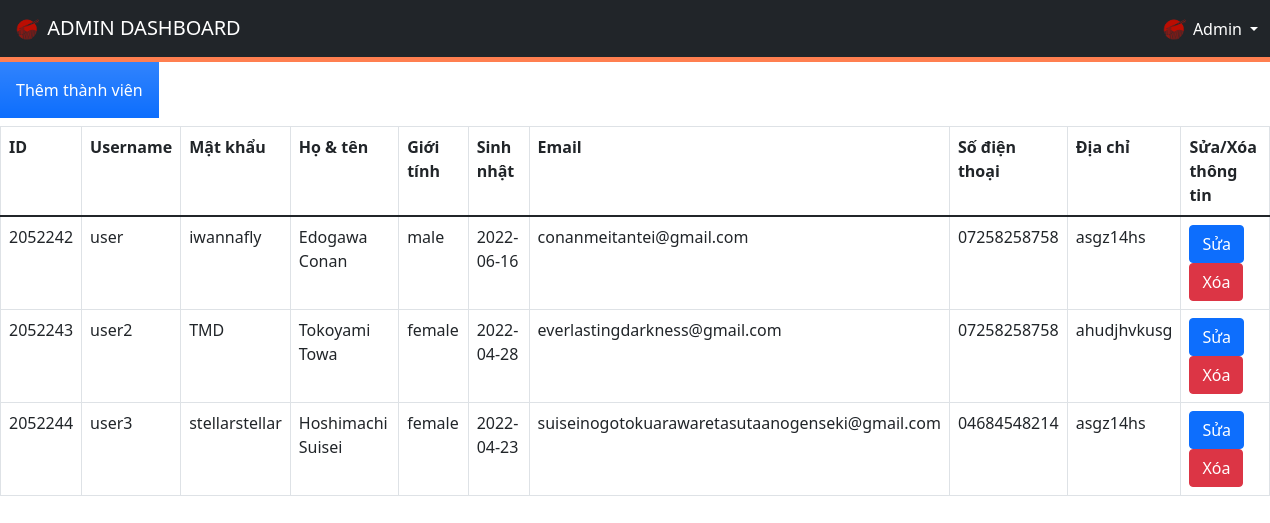
Screenshot of /admin/commentManagement.php with the database file from the repository.
### tables this page shows
CREATE TABLE `user` (
  `id` int(10) UNSIGNED NOT NULL,
  `username` varchar(100) NOT NULL,
  `password` varchar(255) NOT NULL,
  `full_name` varchar(100) NOT NULL,
  `sex` varchar(6) NOT NULL COMMENT 'male, female, other',
  `birthday` date NOT NULL,
  `email` varchar(50) NOT NULL,
  `phone` varchar(15) NOT NULL,
  `address` varchar(255) NOT NULL,
  `active` tinyint(1) NOT NULL DEFAULT 1 COMMENT '0: banned, 1: active'
);

### admin/commentManagement.php (the view, shortened to what this page needs)
<!DOCTYPE html>
<html lang="en">
<head>
  <link href="https://cdnjs.cloudflare.com/ajax/libs/font-awesome/5.9.0/css/all.min.css" rel="stylesheet">
  <link href="https://cdn.jsdelivr.net/npm/bootstrap@5.1.3/dist/css/bootstrap.min.css" rel="stylesheet">
  <link rel="stylesheet" href="admin-styles/styles.css">
</head>
<body>
  <div>
    <?php $IPATH = $_SERVER["DOCUMENT_ROOT"]."/btl-web/admin/";
    include($IPATH."navbar.php");?>
  </div>
    <form method="post" action="memberManagement.php">
      <a href="newMember.php"><input type="button" class="p-3 mb-2 bg-primary bg-gradient text-white" value="Thêm thành viên"></a>
    </form>
      <?php
        include('../config/config.php');
        echo "<table class='table table-bordered'>
                <tr>
                    <th>ID</th>
                    <th>Username</th>
                    <th>Mật khẩu</th>
                    <th>Họ & tên</th>
                    <th>Giới tính</th>
                    <th>Sinh nhật</th>
                    <th>Email</th>
                    <th>Số điện thoại</th>
                    <th>Địa chỉ</th>
                    <th>Sửa/Xóa thông tin</th>
                </tr>
                <tbody>";
        $sql = "SELECT * from user";
        $result = $conn->query($sql);
        if ($result->num_rows > 0) {
          while ($row = $result->fetch_assoc()) {
              $id = $row['id'];
              echo "<tr><td>".$row['id']."</td><td>".$row['username']."</td><td>".$row['password'].
              "</td><td>".$row['full_name']."</td><td>".$row['sex']."</td><td>".$row['birthday']
              ."</td><td>".$row['email']."</td><td>".$row['phone']."</td><td>".$row['address']."</td>
              <td><a href='editMember.php?id=$id' class='btn btn-primary m-r-1em' name='edit'>Sửa</a>
              <a href='deleteMember.php?id=$id' class='btn btn-danger'>Xóa</a></td></tr>";
          }
          echo "</tbody></table>";
        }
      ?>
</body>
</html>

### admin/admin-styles/styles.css (style rules this page uses)
:root { --color: #e74c3c; --border: 5px solid #e74c3c; --gray: #57606f; --bg: rgba(255, 255, 255, 0.3); }

### admin/admin-styles/adminButton.css (style rules this page uses)
* { margin: 0; padding: 0; box-sizing: border-box; outline: none; border: none; text-decoration: none; transition: 0.2s linear; }
:root { --color: #ff7f50; --border: 5px solid #ff7f50; --gray: #57606f; --bg: rgba(255, 255, 255, 0.3); }

### rows the page displays
user: id "2052242", username "user", password "iwannafly", full_name "Edogawa Conan", sex "male", birthday "2022-06-16", email "conanmeitantei@gmail.com", phone "07258258758", address "asgz14hs"
user: id "2052243", username "user2", password "TMD", full_name "Tokoyami Towa", sex "female", birthday "2022-04-28", email "everlastingdarkness@gmail.com", phone "07258258758", address "ahudjhvkusg"
user: id "2052244", username "user3", password "stellarstellar", full_name "Hoshimachi Suisei", sex "female", birthday "2022-04-23", email "suiseinogotokuarawaretasutaanogenseki@gmail.com", phone "04684548214", address "asgz14hs"
